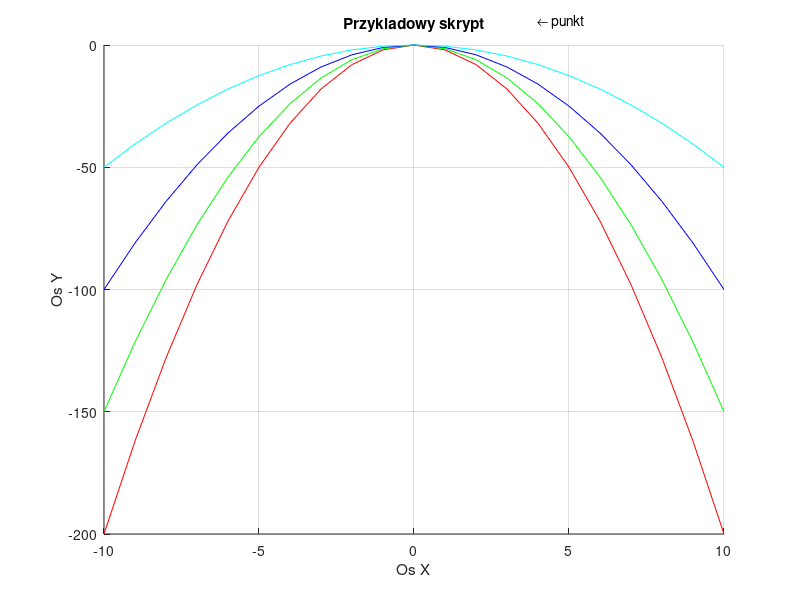

The MATLAB source for this figure: (Note: this script raises an error after producing the figure.)
figure;
hold on;
grid on;
xlabel('Os X');
ylabel('Os Y');
title('Przykladowy skrypt');
text(4,10,'\leftarrow punkt');

x=-10:1:10;
a=-2:.5:2;
l=length(a);
kolor='rgbc';

for i=1:l
    plot(x, a(i)*x.*x, kolor(i));
end
